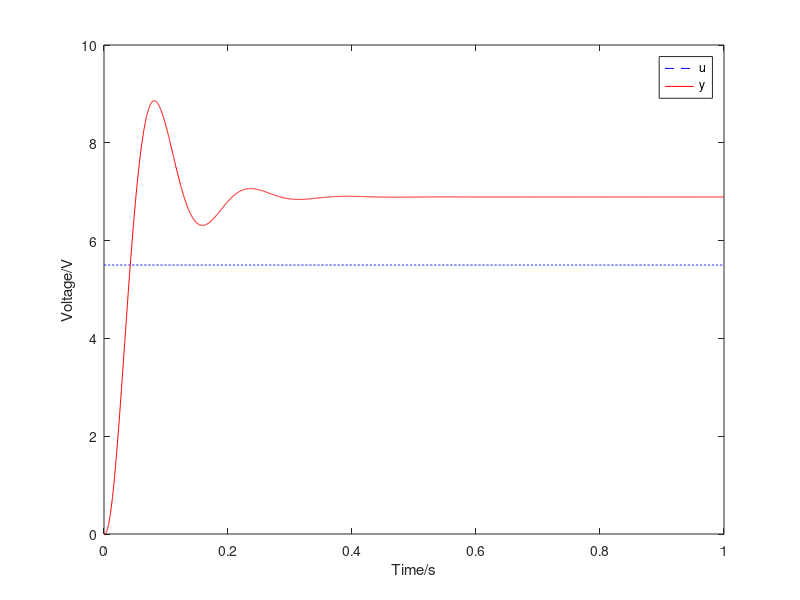

This figure's MATLAB source:
pkg load control;

clear;

G=tf([3.6825e-2 4.91], [2.5125e-8 2.2925e-5 2.8245e-3 1.07e-1 3.91818]);
stepsize=5.5;

[y_unit t]=step(G,1);
y=y_unit*stepsize;
u=ones(length(t),1)*stepsize;

figure
plot(t,u,'b--',t,y,'r-')
legend('u','y');
xlabel('Time/s');
ylabel('Voltage/V');
